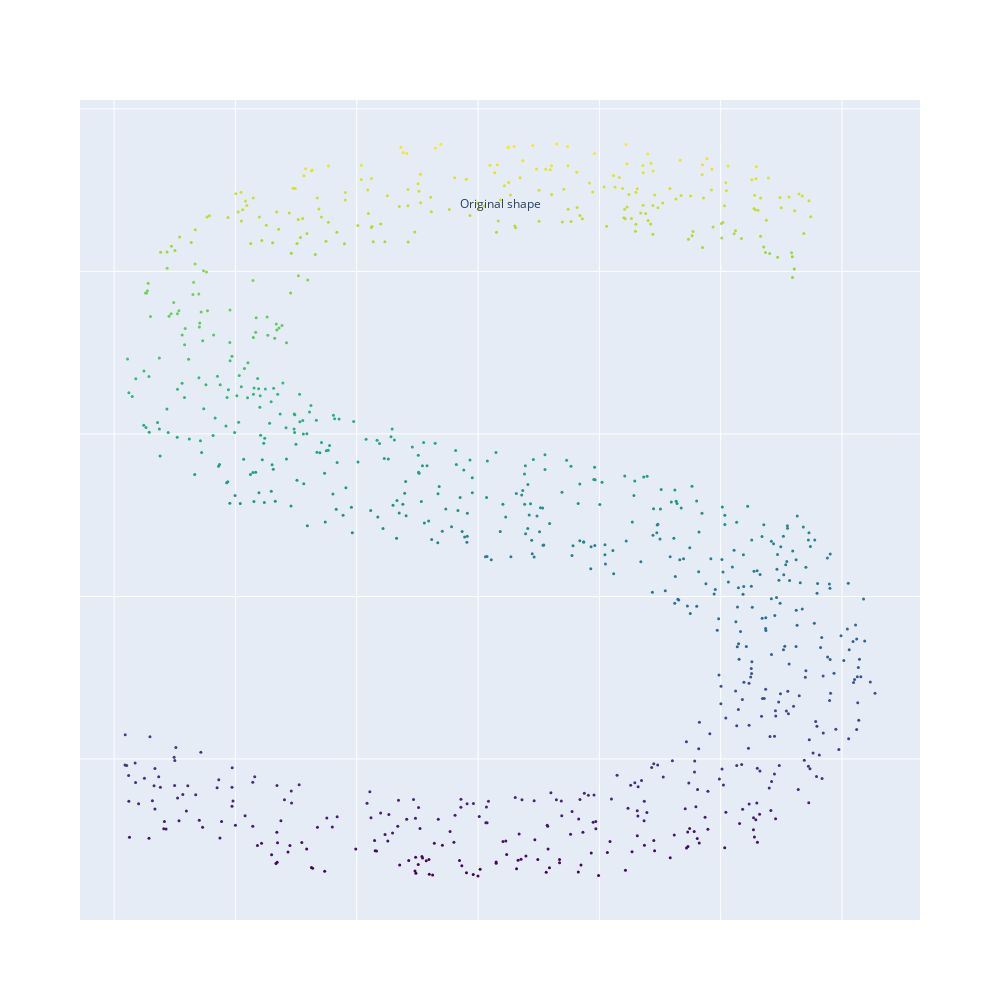

Notebook source saved alongside this figure:
### Code cell
# Generate shape
X= make_plot(3000)
data=go.Scatter(x=X[:, 0], y=X[:, 1], mode='markers', marker=dict(size=3,color=X[:,1],opacity=1,colorscale='Viridis'))
layout=go.Layout(title_text="Original shape", title_x=0.5, title_y=0.8,title_font_size=12)
fig = go.Figure(data=[data], layout=layout)
fig.update_layout(height=1000, width=1000,showlegend=False)
fig.update_xaxes(showticklabels=False)
fig.update_yaxes(showticklabels=False)
fig.show()

### Figure 1 — Plotly figure (JSON) as saved in the notebook; plotly's stock layout.template omitted (floating-point values rounded to 4 significant figures; data arrays with more than 128 entries replaced by an {"elided": "..."} marker saying what was removed)
{"data": [{"marker": {"color": {"elided": "912 float values"}, "colorscale": [[0, "#440154"], [0.1111, "#482878"], [0.2222, "#3e4989"], [0.3333, "#31688e"], [0.4444, "#26828e"], [0.5556, "#1f9e89"], [0.6667, "#35b779"], [0.7778, "#6ece58"], [0.8889, "#b5de2b"], [1, "#fde725"]], "opacity": 1, "size": 3}, "mode": "markers", "type": "scatter", "x": {"elided": "912 float values"}, "y": {"elided": "912 float values"}}], "layout": {"height": 1000, "showlegend": false, "title": {"font": {"size": 12}, "text": "Original shape", "x": 0.5, "y": 0.8}, "width": 1000, "xaxis": {"autorange": true, "range": [1.672, 2.364], "showticklabels": false, "type": "linear"}, "yaxis": {"autorange": true, "range": [0.001826, 1.011], "showticklabels": false, "type": "linear"}}}
